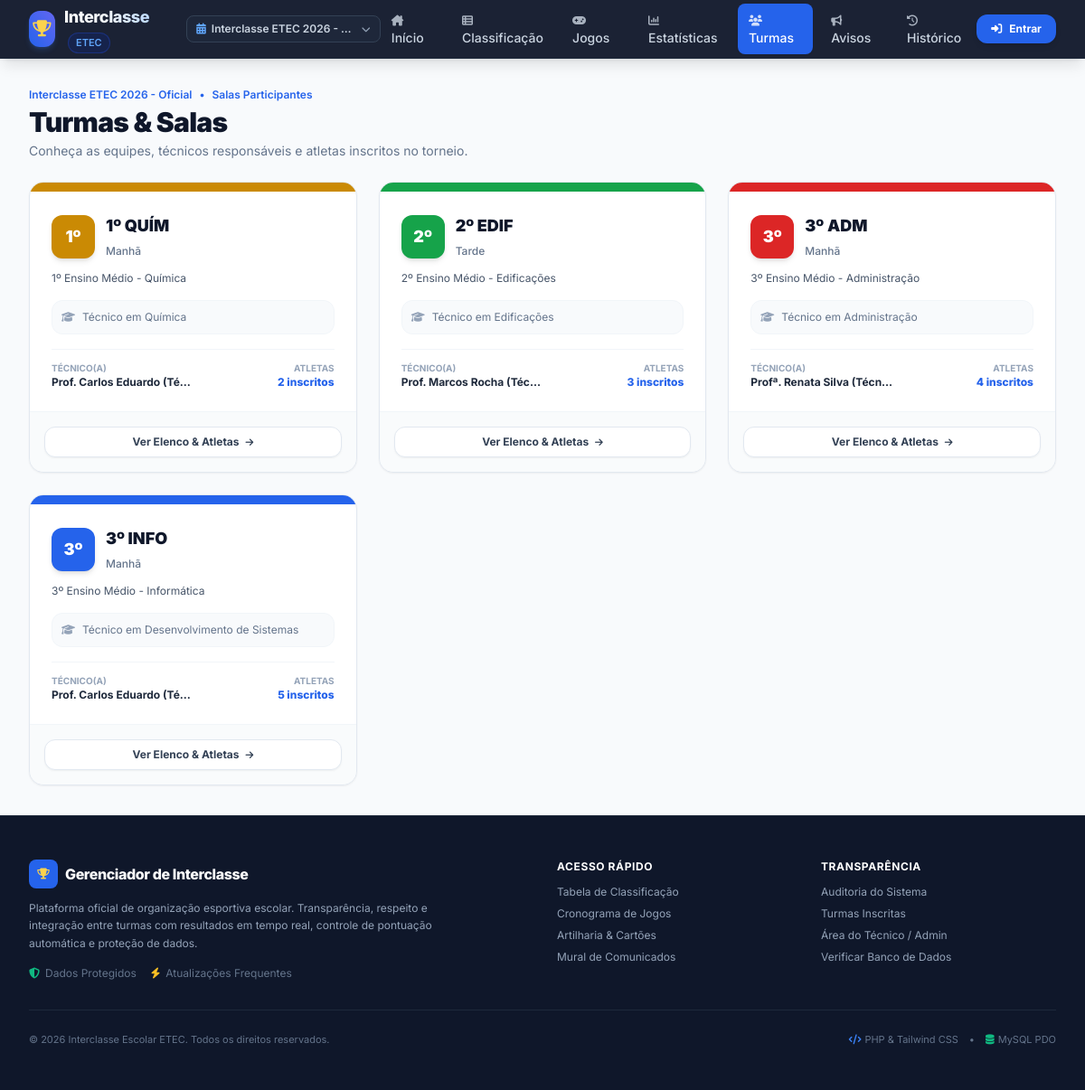
Screenshot of /turmas.php with the database file from the repository.
### tables this page shows
CREATE TABLE `edicoes` (
    `id` INT AUTO_INCREMENT PRIMARY KEY,
    `nome` VARCHAR(100) NOT NULL COMMENT 'Nome oficial da edição, ex: Interclasse ETEC 2026',
    `ano` INT NOT NULL COMMENT 'Ano letivo do evento',
    `status` ENUM('planejamento', 'em_andamento', 'finalizado') NOT NULL DEFAULT 'em_andamento',
    `ativa` TINYINT(1) NOT NULL DEFAULT 0 COMMENT '1 se for a edição selecionada por padrão',
    `criado_em` DATETIME NOT NULL DEFAULT CURRENT_TIMESTAMP
);

CREATE TABLE `turmas` (
    `id` INT AUTO_INCREMENT PRIMARY KEY,
    `edicao_id` INT NOT NULL,
    `tecnico_id` INT NULL COMMENT 'Técnico responsável pela sala',
    `nome` VARCHAR(80) NOT NULL COMMENT 'Ex: 3º Ensino Médio - Informática',
    `sigla` VARCHAR(20) NOT NULL COMMENT 'Ex: 3º INFO A',
    `curso` VARCHAR(80) NULL COMMENT 'Ex: Técnico em Desenvolvimento de Sistemas',
    `periodo` ENUM('Manhã', 'Tarde', 'Noite', 'Integral') DEFAULT 'Manhã',
    `cor_uniforme` VARCHAR(20) DEFAULT '#2563EB',
    `criado_em` DATETIME NOT NULL DEFAULT CURRENT_TIMESTAMP,
    CONSTRAINT `fk_turmas_edicao` FOREIGN KEY (`edicao_id`) REFERENCES `edicoes` (`id`) ON DELETE CASCADE,
    CONSTRAINT `fk_turmas_tecnico` FOREIGN KEY (`tecnico_id`) REFERENCES `usuarios` (`id`) ON DELETE SET NULL
);

CREATE TABLE `usuarios` (
    `id` INT AUTO_INCREMENT PRIMARY KEY,
    `nome` VARCHAR(100) NOT NULL,
    `email` VARCHAR(120) NOT NULL UNIQUE,
    `senha` VARCHAR(255) NOT NULL COMMENT 'Hash seguro bcrypt',
    `perfil` ENUM('admin', 'tecnico', 'visitante') NOT NULL DEFAULT 'visitante',
    `telefone` VARCHAR(25) NULL,
    `ativo` TINYINT(1) NOT NULL DEFAULT 1,
    `criado_em` DATETIME NOT NULL DEFAULT CURRENT_TIMESTAMP
);

### includes/auth.php (called while the page is built, shortened)
<?php
function is_logged_in(): bool {
    return isset($_SESSION['usuario_id']) && !empty($_SESSION['usuario_id']);
}
function get_logged_user(): ?array {
    if (!is_logged_in()) {
        return null;
    }
    return [
        'id'       => $_SESSION['usuario_id'],
        'nome'     => $_SESSION['usuario_nome'] ?? 'Usuário',
        'email'    => $_SESSION['usuario_email'] ?? '',
        'perfil'   => $_SESSION['usuario_perfil'] ?? 'visitante',
        'telefone' => $_SESSION['usuario_telefone'] ?? ''
    ];
}
function get_active_edicao(PDO $pdo): array {
    if (isset($_SESSION['edicao_ativa_id'])) {
        $stmt = $pdo->prepare("SELECT * FROM edicoes WHERE id = :id LIMIT 1");
        $stmt->execute([':id' => $_SESSION['edicao_ativa_id']]);
        $edicao = $stmt->fetch();
        if ($edicao) {
            return $edicao;
        }
    }
    $stmt = $pdo->query("SELECT * FROM edicoes WHERE ativa = 1 LIMIT 1");
    $edicao = $stmt->fetch();
    if ($edicao) {
        return $edicao;
    }
    return [
        'id'     => 1,
        'nome'   => 'Interclasse Geral',
        'ano'    => (int)date('Y'),
        'status' => 'em_andamento',
        'ativa'  => 1
    ];
}

### turmas.php (the view, shortened to what this page needs)
<?php
require_once __DIR__ . '/bd.php';
require_once __DIR__ . '/includes/auth.php';
require_once __DIR__ . '/includes/header.php';
require_once __DIR__ . '/includes/navbar.php';
$edicaoId = $edicaoAtiva['id'];
$stmtTurmas = $pdo->prepare("
    SELECT t.*, u.nome AS tecnico_nome, u.email AS tecnico_email,
           (SELECT COUNT(*) FROM alunos WHERE turma_id = t.id AND ativo = 1) AS total_alunos
    FROM turmas t
    LEFT JOIN usuarios u ON u.id = t.tecnico_id
    WHERE t.edicao_id = :edicao_id
    ORDER BY t.sigla ASC
");
$stmtTurmas->execute([':edicao_id' => $edicaoId]);
$turmas = $stmtTurmas->fetchAll();
?>
<main class="flex-1 max-w-7xl w-full mx-auto px-4 sm:px-6 lg:px-8 py-8">
    <div class="flex flex-col sm:flex-row sm:items-center justify-between gap-4 mb-6">
        <div>
            <div class="flex items-center gap-2 text-xs font-semibold text-blue-600 mb-1">
                <span><?= htmlspecialchars($edicaoAtiva['nome']) ?></span>
                <span>•</span>
                <span>Salas Participantes</span>
            </div>
            <h1 class="text-2xl sm:text-3xl font-black text-slate-900 tracking-tight">
                Turmas & Salas
            </h1>
            <p class="text-slate-500 text-xs sm:text-sm mt-1">
                Conheça as equipes, técnicos responsáveis e atletas inscritos no torneio.
            </p>
        </div>
    </div>
    <?php if (!empty($turmas)): ?>
        <div class="grid grid-cols-1 sm:grid-cols-2 lg:grid-cols-3 gap-6">
            <?php foreach ($turmas as $t):
            ?>
                <div class="bg-white rounded-2xl border border-slate-200 shadow-sm hover:shadow-md transition flex flex-col justify-between overflow-hidden">
                    <div>
                        <div class="h-2.5 w-full" style="background-color: <?= htmlspecialchars($t['cor_uniforme']) ?>;"></div>
                        <div class="p-5 sm:p-6">
                            <div class="flex items-start justify-between gap-3 mb-3">
                                <div class="flex items-center gap-3">
                                    <div class="w-12 h-12 rounded-xl flex items-center justify-center text-white font-black text-lg shadow-md" style="background-color: <?= htmlspecialchars($t['cor_uniforme']) ?>;">
                                        <?= substr($t['sigla'], 0, 3) ?>
                                    </div>
                                    <div>
                                        <h3 class="font-black text-base sm:text-lg text-slate-900 leading-tight">
                                            <?= htmlspecialchars($t['sigla']) ?>
                                        </h3>
                                        <span class="text-xs text-slate-500 font-medium">
                                            <?= htmlspecialchars($t['periodo'] ?? 'Manhã') ?>
                                        </span>
                                    </div>
                                </div>
                            </div>
                            <p class="text-xs text-slate-600 mb-4 font-normal line-clamp-1">
                                <?= htmlspecialchars($t['nome']) ?>
                            </p>
                            <?php if (!empty($t['curso'])): ?>
                                <div class="mb-4 text-xs text-slate-500 bg-slate-50 p-2.5 rounded-xl border border-slate-100 flex items-center gap-2">
                                    <i class="fa-solid fa-graduation-cap text-slate-400"></i>
                                    <span class="truncate"><?= htmlspecialchars($t['curso']) ?></span>
                                </div>
                            <?php endif; ?>
                            <div class="pt-3 border-t border-slate-100 flex items-center justify-between text-xs">
                                <div>
                                    <span class="text-[10px] uppercase font-bold text-slate-400 block">Técnico(a)</span>
                                    <span class="font-bold text-slate-800 truncate block max-w-[160px]">
                                        <?= htmlspecialchars($t['tecnico_nome'] ?? 'A definir') ?>
                                    </span>
                                </div>
                                <div class="text-right">
                                    <span class="text-[10px] uppercase font-bold text-slate-400 block">Atletas</span>
                                    <span class="font-extrabold text-blue-600 block">
                                        <?= $t['total_alunos'] ?> inscritos
                                    </span>
                                </div>
                            </div>
                        </div>
                    </div>
                    <div class="p-4 bg-slate-50/80 border-t border-slate-100">
                        <a href="turma_detalhes.php?id=<?= $t['id'] ?>" class="block w-full py-2 px-4 bg-white hover:bg-blue-600 hover:text-white text-slate-700 border border-slate-200 text-xs font-bold rounded-xl transition text-center shadow-sm">
                            Ver Elenco & Atletas <i class="fa-solid fa-arrow-right ml-1 text-[10px]"></i>
                        </a>
                    </div>
                </div>
            <?php endforeach; ?>
        </div>
    <?php endif; ?>
</main>
<?php require_once __DIR__ . '/includes/footer.php'; ?>

### includes/navbar.php (shortened to what this page needs)
<?php
require_once __DIR__ . '/../bd.php';
require_once __DIR__ . '/auth.php';
$usuario = get_logged_user();
$edicaoAtiva = get_active_edicao($pdo);
$currentUri = basename($_SERVER['SCRIPT_NAME'] ?? '');
?>
<nav class="sticky top-0 z-40 bg-slate-900 border-b border-slate-800 text-white shadow-lg backdrop-blur-md bg-opacity-95">
    <div class="max-w-7xl mx-auto px-4 sm:px-6 lg:px-8">
        <div class="flex items-center justify-between h-16">
            <div class="flex items-center gap-3">
                <a href="index.php" class="flex items-center gap-2.5 group">
                    <div class="w-10 h-10 rounded-xl bg-gradient-to-tr from-blue-600 to-indigo-500 flex items-center justify-center text-white shadow-md shadow-blue-500/20 group-hover:scale-105 transition transform">
                        <i class="fa-solid fa-trophy text-lg text-amber-300"></i>
                    </div>
                    <div>
                        <span class="font-extrabold text-lg tracking-tight bg-gradient-to-r from-white via-slate-100 to-blue-200 bg-clip-text text-transparent">
                        </span>
                        <span class="hidden sm:inline-block text-[11px] font-semibold text-blue-400 bg-blue-950/80 px-2 py-0.5 rounded-full ml-1 border border-blue-800/50">
                            ETEC
                        </span>
                    </div>
                </a>
                <div class="relative ml-2 sm:ml-4">
                    <button type="button" id="edicao-dropdown-btn" class="flex items-center gap-1.5 text-xs font-medium text-slate-300 bg-slate-800/80 hover:bg-slate-700/80 hover:text-white px-2.5 py-1.5 rounded-lg border border-slate-700 transition">
                        <i class="fa-solid fa-calendar-days text-blue-400"></i>
                        <span class="truncate max-w-[110px] sm:max-w-[160px] font-semibold">
                            <?= htmlspecialchars($edicaoAtiva['nome'] ?? 'Edição') ?>
                        </span>
                        <i class="fa-solid fa-chevron-down text-[10px] text-slate-400"></i>
                    </button>
                </div>
            </div>
            <div class="hidden md:flex items-center gap-1 lg:gap-2">
                <a href="index.php" class="px-3 py-2 rounded-lg text-sm font-medium transition <?= $currentUri === 'index.php' ? 'bg-blue-600 text-white shadow-sm' : 'text-slate-300 hover:bg-slate-800 hover:text-white' ?>">
                    <i class="fa-solid fa-house-chimney text-xs mr-1.5 opacity-80"></i>Início
                </a>
                <a href="classificacao.php" class="px-3 py-2 rounded-lg text-sm font-medium transition <?= $currentUri === 'classificacao.php' ? 'bg-blue-600 text-white shadow-sm' : 'text-slate-300 hover:bg-slate-800 hover:text-white' ?>">
                    <i class="fa-solid fa-table-list text-xs mr-1.5 opacity-80"></i>Classificação
                </a>
                <a href="jogos.php" class="px-3 py-2 rounded-lg text-sm font-medium transition <?= in_array($currentUri, ['jogos.php', 'partidas.php']) ? 'bg-blue-600 text-white shadow-sm' : 'text-slate-300 hover:bg-slate-800 hover:text-white' ?>">
                    <i class="fa-solid fa-gamepad text-xs mr-1.5 opacity-80"></i>Jogos
                </a>
                <a href="estatisticas.php" class="px-3 py-2 rounded-lg text-sm font-medium transition <?= $currentUri === 'estatisticas.php' ? 'bg-blue-600 text-white shadow-sm' : 'text-slate-300 hover:bg-slate-800 hover:text-white' ?>">
                    <i class="fa-solid fa-chart-column text-xs mr-1.5 opacity-80"></i>Estatísticas
                </a>
                <a href="turmas.php" class="px-3 py-2 rounded-lg text-sm font-medium transition <?= in_array($currentUri, ['turmas.php', 'turma_detalhes.php']) ? 'bg-blue-600 text-white shadow-sm' : 'text-slate-300 hover:bg-slate-800 hover:text-white' ?>">
                    <i class="fa-solid fa-users text-xs mr-1.5 opacity-80"></i>Turmas
                </a>
                <a href="comunicados.php" class="relative px-3 py-2 rounded-lg text-sm font-medium transition <?= $currentUri === 'comunicados.php' ? 'bg-blue-600 text-white shadow-sm' : 'text-slate-300 hover:bg-slate-800 hover:text-white' ?>">
                    <i class="fa-solid fa-bullhorn text-xs mr-1.5 opacity-80"></i>Avisos
                </a>
                <a href="historico_logs.php" class="px-3 py-2 rounded-lg text-sm font-medium transition <?= $currentUri === 'historico_logs.php' ? 'bg-blue-600 text-white shadow-sm' : 'text-slate-300 hover:bg-slate-800 hover:text-white' ?>" title="Auditoria e Histórico">
                    <i class="fa-solid fa-clock-rotate-left text-xs mr-1.5 opacity-80"></i>Histórico
                </a>
            </div>
            <div class="hidden md:flex items-center gap-3">
                <?php if ($usuario): ?>
                    <div class="flex items-center gap-2.5 pl-3 border-l border-slate-700">
                        <div class="w-8 h-8 rounded-full bg-gradient-to-tr from-blue-500 to-indigo-600 flex items-center justify-center text-white font-bold text-xs ring-2 ring-blue-400/30">
                            <?= strtoupper(substr($usuario['nome'], 0, 1)) ?>
                        </div>
                        <div class="text-left text-xs">
                            <p class="font-bold text-slate-200 truncate max-w-[120px] leading-tight">
                                <?= htmlspecialchars(explode(' ', $usuario['nome'])[0]) ?>
                            </p>
                            <span class="inline-block uppercase tracking-wider text-[9px] font-extrabold px-1.5 py-0.5 rounded <?= match($usuario['perfil']) {
                                'admin' => 'bg-amber-500/20 text-amber-300 border border-amber-500/30',
                                'tecnico' => 'bg-emerald-500/20 text-emerald-300 border border-emerald-500/30',
                                default => 'bg-slate-700 text-slate-300'
                            } ?>">
                                <?= htmlspecialchars($usuario['perfil']) ?>
                            </span>
                        </div>
                        <a href="actions/auth_action.php?action=logout" class="ml-2 text-slate-400 hover:text-rose-400 transition p-1.5 rounded-lg hover:bg-slate-800" title="Sair do Sistema">
                            <i class="fa-solid fa-arrow-right-from-bracket text-sm"></i>
                        </a>
                    </div>
                <?php else: ?>
                    <a href="login.php" class="inline-flex items-center gap-2 px-4 py-2 bg-blue-600 hover:bg-blue-700 text-white text-xs font-bold rounded-xl transition shadow-md hover:shadow-blue-500/20">
                        <i class="fa-solid fa-right-to-bracket"></i>
                        <span>Entrar</span>
                    </a>
                <?php endif; ?>
            </div>
        </div>
    </div>
</nav>

### includes/header.php (style rules this page uses)
html { scroll-behavior: smooth; }
* { -webkit-tap-highlight-color: transparent; }

### rows the page displays
edicoes: nome "Interclasse ETEC 2026 -…", nome "Interclasse ETEC 2026 - Oficial"
turmas: sigla "1º", sigla "1º QUÍM", periodo "Manhã", nome "1º Ensino Médio - Química", curso "Técnico em Química", tecnico.nome "Prof. Carlos Eduardo (Té…", total_alunos "2"
turmas: sigla "2º", sigla "2º EDIF", periodo "Tarde", nome "2º Ensino Médio - Edificações", curso "Técnico em Edificações", tecnico.nome "Prof. Marcos Rocha (Téc…", total_alunos "3"
turmas: sigla "3º", sigla "3º ADM", periodo "Manhã", nome "3º Ensino Médio - Administração", curso "Técnico em Administração", tecnico.nome "Profª. Renata Silva (Técn…", total_alunos "4"
turmas: sigla "3º", sigla "3º INFO", periodo "Manhã", nome "3º Ensino Médio - Informática", curso "Técnico em Desenvolvimento de Sistemas", tecnico.nome "Prof. Carlos Eduardo (Té…", total_alunos "5"
